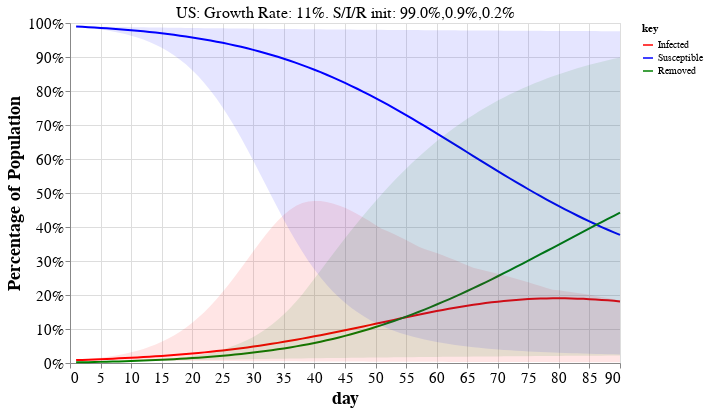

Write notebook code for a chart like this one.
### Markdown cell above
<a id='examples'></a>

## Interactive plot of Model predictions

For top 30 countries by estimated new cases.

> Tip: Choose a country from the drop-down menu to see the calculations used in the tables above and the dynamics of the model.

### Code cell
#hide_input
sir_plot_countries = df.sort_values('Cases.new.est', ascending=False).head(30).index
_, debug_dfs = helper.table_with_projections(debug_countries=sir_plot_countries)

df_alt = pd.concat([d.reset_index() for d in debug_dfs], axis=0)
overview_helpers.altair_sir_plot(df_alt, sir_plot_countries[0])

### Figure 1 — Vega-Lite specification as saved in the notebook (floating-point values rounded to 4 significant figures; data arrays with more than 128 entries replaced by an {"elided": "..."} marker saying what was removed)
{"config": {"view": {"continuousWidth": 400, "continuousHeight": 300}, "axis": {"grid": true, "labelFontSize": 15, "titleFontSize": 18}, "title": {"fontSize": 20}}, "layer": [{"mark": "line", "encoding": {"color": {"type": "nominal", "field": "key", "scale": {"domain": ["Infected", "Susceptible", "Removed"], "range": ["red", "blue", "green"]}}, "x": {"type": "quantitative", "field": "day"}, "y": {"type": "quantitative", "axis": {"format": "%", "title": "Percentage of Population"}, "field": "value"}}, "selection": {"Select": {"type": "single", "fields": ["country"], "init": {"country": "US"}, "bind": {"input": "select", "options": ["Bangladesh", "Belarus", "Belgium", "Brazil", "Canada", "Dominican Republic", "Ecuador", "France", "Germany", "India", "Indonesia", "Iran", "Ireland", "Italy", "Japan", "Mexico", "Netherlands", "Peru", "Philippines", "Poland", "Portugal", "Romania", "Russia", "Spain", "Sweden", "Switzerland", "Turkey", "US", "Ukraine", "United Kingdom"]}}}, "transform": [{"fold": ["Infected", "Susceptible", "Removed"]}]}, {"layer": [{"layer": [{"mark": {"type": "area", "color": "red", "opacity": 0.1}, "encoding": {"x": {"type": "quantitative", "field": "day"}, "y": {"type": "quantitative", "field": "Infected\\.max"}, "y2": {"field": "Infected\\.min"}}}, {"mark": {"type": "area", "color": "blue", "opacity": 0.1}, "encoding": {"x": {"type": "quantitative", "field": "day"}, "y": {"type": "quantitative", "field": "Susceptible\\.max"}, "y2": {"field": "Susceptible\\.min"}}}]}, {"mark": {"type": "area", "color": "green", "opacity": 0.1}, "encoding": {"x": {"type": "quantitative", "field": "day"}, "y": {"type": "quantitative", "field": "Removed\\.max"}, "y2": {"field": "Removed\\.min"}}}]}, {"data": {"name": "data-f7ae356ea737a10a797854b9fa936554"}, "mark": {"type": "text", "dx": 0, "dy": -180, "size": 16}, "encoding": {"text": {"type": "nominal", "field": "title"}}, "transform": [{"filter": {"selection": "Select"}}]}], "data": {"name": "data-2d6bc444e040f06bf1fa74402298d05f"}, "height": 340, "transform": [{"filter": {"selection": "Select"}}], "width": 550, "$schema": "https://vega.github.io/schema/vega-lite/v4.8.1.json", "datasets": {"data-2d6bc444e040f06bf1fa74402298d05f": {"elided": "2700 records"}, "data-f7ae356ea737a10a797854b9fa936554": [{"country": "US", "title": "US: Growth Rate: 11%. S/I/R init: 99.0%,0.9%,0.2%"}, {"country": "United Kingdom", "title": "United Kingdom: Growth Rate: 8%. S/I/R init: 97.8%,1.8%,0.4%"}, {"country": "France", "title": "France: Growth Rate: 4%. S/I/R init: 97.7%,1.7%,0.6%"}, {"country": "Italy", "title": "Italy: Growth Rate: 3%. S/I/R init: 97.2%,1.5%,1.3%"}, {"country": "Spain", "title": "Spain: Growth Rate: 3%. S/I/R init: 96.7%,2.1%,1.2%"}, {"country": "Belgium", "title": "Belgium: Growth Rate: 5%. S/I/R init: 96.4%,2.6%,1.0%"}, {"country": "Turkey", "title": "Turkey: Growth Rate: 10%. S/I/R init: 99.7%,0.2%,0.0%"}, {"country": "Netherlands", "title": "Netherlands: Growth Rate: 5%. S/I/R init: 98.3%,1.2%,0.5%"}, {"country": "Brazil", "title": "Brazil: Growth Rate: 8%. S/I/R init: 99.9%,0.1%,0.0%"}, {"country": "Iran", "title": "Iran: Growth Rate: 3%. S/I/R init: 99.5%,0.3%,0.2%"}, {"country": "Germany", "title": "Germany: Growth Rate: 3%. S/I/R init: 99.7%,0.2%,0.1%"}, {"country": "Peru", "title": "Peru: Growth Rate: 19%. S/I/R init: 99.8%,0.2%,0.0%"}, {"country": "India", "title": "India: Growth Rate: 12%. S/I/R init: 100.0%,0.0%,0.0%"}, {"country": "Sweden", "title": "Sweden: Growth Rate: 5%. S/I/R init: 99.0%,0.7%,0.3%"}, {"country": "Ireland", "title": "Ireland: Growth Rate: 12%. S/I/R init: 98.8%,0.9%,0.2%"}, {"country": "Canada", "title": "Canada: Growth Rate: 6%. S/I/R init: 99.8%,0.2%,0.1%"}, {"country": "Ecuador", "title": "Ecuador: Growth Rate: 12%. S/I/R init: 99.7%,0.2%,0.1%"}, {"country": "Mexico", "title": "Mexico: Growth Rate: 11%. S/I/R init: 100.0%,0.0%,0.0%"}, {"country": "Indonesia", "title": "Indonesia: Growth Rate: 9%. S/I/R init: 100.0%,0.0%,0.0%"}, {"country": "Russia", "title": "Russia: Growth Rate: 16%. S/I/R init: 100.0%,0.0%,0.0%"}, {"country": "Bangladesh", "title": "Bangladesh: Growth Rate: 29%. S/I/R init: 100.0%,0.0%,0.0%"}, {"country": "Portugal", "title": "Portugal: Growth Rate: 5%. S/I/R init: 99.5%,0.4%,0.2%"}, {"country": "Romania", "title": "Romania: Growth Rate: 7%. S/I/R init: 99.8%,0.2%,0.0%"}, {"country": "Switzerland", "title": "Switzerland: Growth Rate: 2%. S/I/R init: 98.9%,0.6%,0.5%"}, {"country": "Japan", "title": "Japan: Growth Rate: 12%. S/I/R init: 100.0%,0.0%,0.0%"}, {"country": "Dominican Republic", "title": "Dominican Republic: Growth Rate: 8%. S/I/R init: 99.8%,0.2%,0.0%"}, {"country": "Poland", "title": "Poland: Growth Rate: 6%. S/I/R init: 99.9%,0.1%,0.0%"}, {"country": "Philippines", "title": "Philippines: Growth Rate: 5%. S/I/R init: 100.0%,0.0%,0.0%"}, {"country": "Ukraine", "title": "Ukraine: Growth Rate: 13%. S/I/R init: 100.0%,0.0%,0.0%"}, {"country": "Belarus", "title": "Belarus: Growth Rate: 21%. S/I/R init: 99.9%,0.1%,0.0%"}]}}
